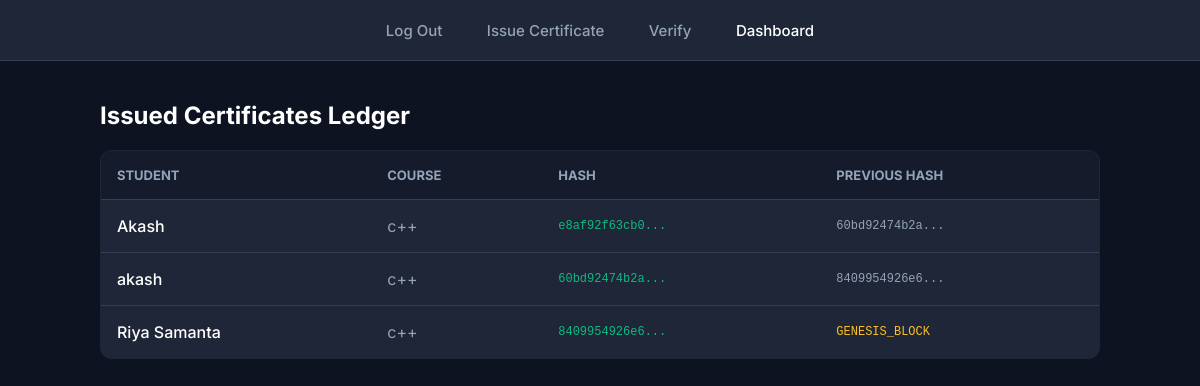
Screenshot of /dashboard (signed in) with the database file from the repository.
### tables this page shows
CREATE TABLE certificates(
        id INTEGER PRIMARY KEY AUTOINCREMENT,
        student_name TEXT,
        course_name TEXT,
        issuer TEXT,
        certificate_hash TEXT,
        previous_hash TEXT,
        timestamp TEXT
    );

### app.py (the view)
@app.route("/dashboard")
def dashboard():
    if not session.get("logged_in"):
        return redirect(url_for("home"))
    conn = sqlite3.connect("certificates.db")
    cursor = conn.cursor()
    cursor.execute("SELECT * FROM certificates ORDER BY id DESC")
    data = cursor.fetchall()
    conn.close()
    return render_template("dashboard.html", certificates=data)

### templates/dashboard.html (shortened to what this page needs)
<!DOCTYPE html>
<html>
<head>
    <link rel="stylesheet" href="{{ url_for('static', filename='css/style.css') }}">
</head>
<body>
    <nav>
        <a href="/">Log Out</a>
        <a href="/issue">Issue Certificate</a>
        <a href="/verify">Verify</a>
        <a href="/dashboard" style="color: white;">Dashboard</a>
    </nav>
    <div class="table-container">
        <h2>Issued Certificates Ledger</h2>
       <table>
    <tr>
        <th>Student</th>
        <th>Course</th>
        <th>Hash</th>
        <th>Previous Hash</th>
    </tr>
    {% for c in certificates %}
    <tr>
        <td style="color: white; font-weight: 500;">{{ c[1] }}</td>
        <td style="color: var(--text-muted);">{{ c[2] }}</td>
        <td style="font-family: monospace; color: var(--primary-green); font-size: 12px;">{{ c[4][:12] }}...</td>
        <td style="font-family: monospace; color: var(--text-muted); font-size: 12px;">
            {% if c[5] == 'GENESIS_BLOCK' %}
                <span style="color: #fbbf24;">GENESIS_BLOCK</span>
            {% else %}
                {{ c[5][:12] }}...
            {% endif %}
        </td>
    </tr>
    {% endfor %}
</table>
    </div>
</body>
</html>

### static/css/style.css (style rules this page uses)
:root { --bg-dark: #0d1321; --card-bg: #1e2638; --input-bg: #2a3449; --primary-blue: #2563eb; --primary-green: #10b981; --text-main: #ffffff; --text-muted: #94a3b8; --border-color: #334155; --danger: #ef4444; }
body { font-family: 'Inter', sans-serif; background-color: var(--bg-dark); color: var(--text-main); margin: 0; padding: 0; display: flex; flex-direction: column; align-items: center; min-height: 100vh; }
nav { width: 100%; background: var(--card-bg); padding: 20px 0; text-align: center; border-bottom: 1px solid var(--border-color); margin-bottom: 40px; }
nav a { text-decoration: none; color: var(--text-muted); font-weight: 500; margin: 0 20px; font-size: 15px; transition: 0.2s; }
h1, h2, h3 { color: var(--text-main); margin-top: 0; }
.table-container { width: 90%; max-width: 1000px; margin: 0 auto; }
table { width: 100%; border-collapse: collapse; background: var(--card-bg); border-radius: 12px; overflow: hidden; border: 1px solid var(--border-color); }
th, td { padding: 16px; text-align: left; border-bottom: 1px solid var(--border-color); }
th { background-color: #151b2b; color: var(--text-muted); font-size: 13px; text-transform: uppercase; }

### rows the page displays
certificates: student_name "Akash", course_name "c++", certificate_hash "e8af92f63cb0", previous_hash "60bd92474b2a"
certificates: student_name "akash", course_name "c++", certificate_hash "60bd92474b2a", previous_hash "8409954926e6"
certificates: student_name "Riya Samanta", course_name "c++", certificate_hash "8409954926e6", previous_hash "GENESIS_BLOCK"
